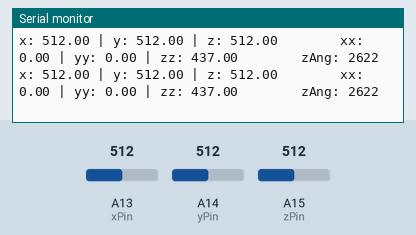
Simulated run of this sketch. Board: Arduino Mega 2560, built with avr-gcc and run on an emulated ATmega2560. Parts: the last lines printed to the serial monitor. The inputs (shaded band) are chosen by the test bench; at power-on: A13 (xPin) = 512, A14 (yPin) = 512, A15 (zPin) = 512.

Above: at 4.2 s.
4.3 s: A13 (xPin) set to 988
At 4.84 s:
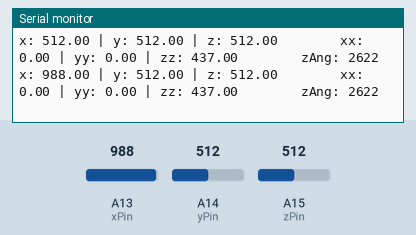
7.3 s: A13 (xPin) set to 1013
At 7.47 s:
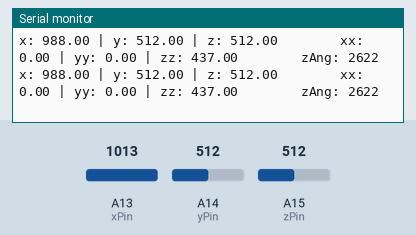
8.8 s: A14 (yPin) set to 11
At 9.12 s:
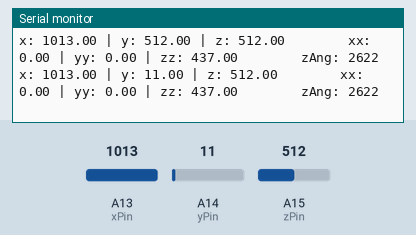
10.3 s: A14 (yPin) set to 8
At 10.44 s:
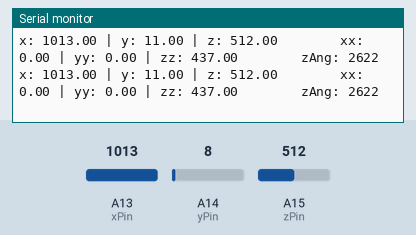
11.8 s: A15 (zPin) set to 165
At 12.09 s:
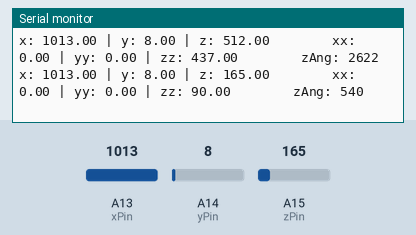
14.8 s: A15 (zPin) set to 189
At 15.02 s:
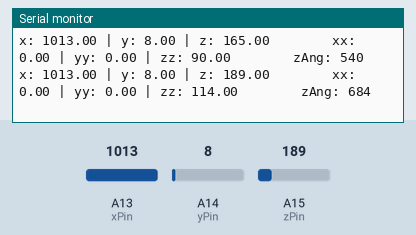
Timing chart, 0 to 17.3 s (numbered marks = the images above; inputs shaded):
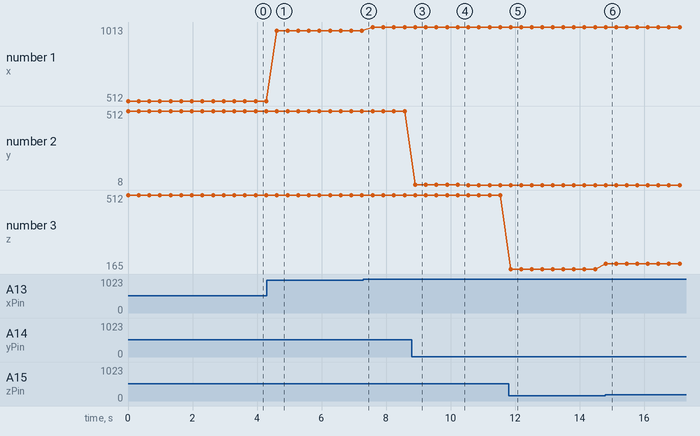

The sketch:

ang_Accel.ino
```cpp
//Analog read pins
#define xPin A13
#define yPin A14
#define zPin A15


//The minimum and maximum values that came from
//the accelerometer while standing still
//You very well may need to change these
int minVal = 265;
int maxVal = 402;


//to hold the caculated values
double x;
double y;
double z;

double xx = 0;
double yy = 0;
double zz = 0;


void setup() {
  Serial.begin(9600);
}


void loop() {

  x = analogRead(xPin);
  y = analogRead(yPin);
  z = analogRead(zPin);

  if (z < 75) {
    zz = 0;
  } else {
    zz = z - 75;
  }

  int zAng = map(zz, 0, 30, 0, 180);


  if (y >  515 || y < 525) {
    yy = 0;
  } else {
    yy = y - 520;
  }

  int yAng = map(yy, 0, 30, 0, 180);

  Serial.print("x: ");
  Serial.print(x);
  Serial.print(" | y: ");
  Serial.print(y);
  Serial.print(" | z: ");
  Serial.print(z);

  Serial.print("        xx: ");
  Serial.print(xx);
  Serial.print(" | yy: ");
  Serial.print(yy);
  Serial.print(" | zz: ");
  Serial.print(zz);

  Serial.print("        zAng: ");
  Serial.println(zAng);
  /*
    //read the analog values from the accelerometer
    int xRead = analogRead(xPin);
    int yRead = analogRead(yPin);
    int zRead = analogRead(zPin);

    //convert read values to degrees -90 to 90 - Needed for atan2
    int xAng = map(xRead, minVal, maxVal, -90, 90);
    int yAng = map(yRead, minVal, maxVal, -90, 90);
    int zAng = map(zRead, minVal, maxVal, -90, 90);

    //Caculate 360deg values like so: atan2(-yAng, -zAng)
    //atan2 outputs the value of -π to π (radians)
    //We are then converting the radians to degrees
    x = RAD_TO_DEG * (atan2(-yAng, -zAng) + PI);
    y = RAD_TO_DEG * (atan2(-xAng, -zAng) + PI);
    z = RAD_TO_DEG * (atan2(-yAng, -xAng) + PI);*/

  delay(300);//just here to slow down the serial output - Easier to read
}
```

Measured:
- after the input at 4.3 s, the serial monitor: prints a new line after 0.32 s (image 1)
- after the input at 8.8 s, the serial monitor: prints a new line after 0.10 s (image 3)
- after the input at 11.8 s, the serial monitor: prints a new line after 0.07 s (image 5)
- after the input at 14.8 s, the serial monitor: prints a new line at once (image 6)
- plotted number 1: 512 → 988 after the input at 4.3 s, 988 → 1013 after the input at 7.3 s
- plotted number 2: 512 → 11 after the input at 8.8 s, 11 → 8 after the input at 10.3 s
- plotted number 3: 512 → 165 after the input at 11.8 s, 165 → 189 after the input at 14.8 s
